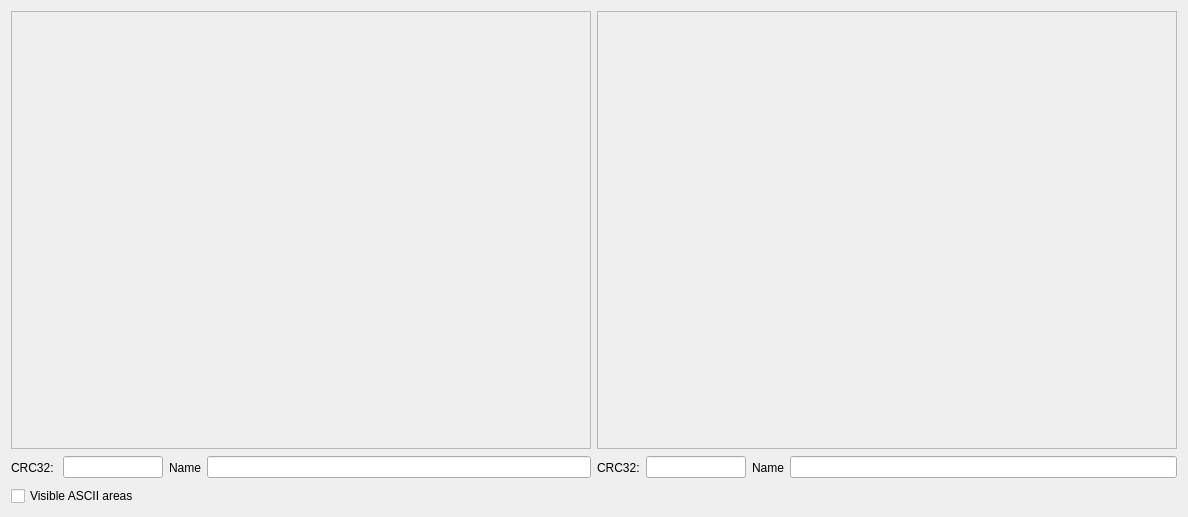
<?xml version="1.0" encoding="UTF-8"?>
<ui version="4.0">
 <class>DialogCompare</class>
 <widget class="QDialog" name="DialogCompare">
  <property name="geometry">
   <rect>
    <x>0</x>
    <y>0</y>
    <width>1188</width>
    <height>517</height>
   </rect>
  </property>
  <property name="windowTitle">
   <string>Comparing files:</string>
  </property>
  <property name="windowIcon">
   <iconset resource="res.qrc">
    <normaloff>:/img/compare64.png</normaloff>:/img/compare64.png</iconset>
  </property>
  <layout class="QGridLayout" name="gridLayout">
   <item row="0" column="0">
    <layout class="QVBoxLayout" name="verticalLayout">
     <property name="sizeConstraint">
      <enum>QLayout::SetMaximumSize</enum>
     </property>
     <item>
      <widget class="QFrame" name="frame_1">
       <property name="minimumSize">
        <size>
         <width>0</width>
         <height>350</height>
        </size>
       </property>
       <property name="frameShape">
        <enum>QFrame::StyledPanel</enum>
       </property>
       <property name="frameShadow">
        <enum>QFrame::Raised</enum>
       </property>
      </widget>
     </item>
     <item>
      <layout class="QHBoxLayout" name="horizontalLayout_2">
       <property name="sizeConstraint">
        <enum>QLayout::SetMinimumSize</enum>
       </property>
       <item>
        <widget class="QLabel" name="label_c1">
         <property name="sizePolicy">
          <sizepolicy hsizetype="Preferred" vsizetype="Minimum">
           <horstretch>0</horstretch>
           <verstretch>0</verstretch>
          </sizepolicy>
         </property>
         <property name="minimumSize">
          <size>
           <width>0</width>
           <height>25</height>
          </size>
         </property>
         <property name="maximumSize">
          <size>
           <width>16777215</width>
           <height>30</height>
          </size>
         </property>
         <property name="text">
          <string>CRC32: </string>
         </property>
        </widget>
       </item>
       <item>
        <widget class="QLineEdit" name="lineEdit_c1">
         <property name="maximumSize">
          <size>
           <width>100</width>
           <height>16777215</height>
          </size>
         </property>
         <property name="alignment">
          <set>Qt::AlignCenter</set>
         </property>
        </widget>
       </item>
       <item>
        <widget class="QLabel" name="label_n1">
         <property name="minimumSize">
          <size>
           <width>0</width>
           <height>25</height>
          </size>
         </property>
         <property name="maximumSize">
          <size>
           <width>16777215</width>
           <height>30</height>
          </size>
         </property>
         <property name="text">
          <string>Name</string>
         </property>
        </widget>
       </item>
       <item>
        <widget class="QLineEdit" name="lineEdit_n1"/>
       </item>
      </layout>
     </item>
    </layout>
   </item>
   <item row="0" column="1">
    <layout class="QVBoxLayout" name="verticalLayout_2">
     <item>
      <widget class="QFrame" name="frame_2">
       <property name="minimumSize">
        <size>
         <width>0</width>
         <height>350</height>
        </size>
       </property>
       <property name="frameShape">
        <enum>QFrame::StyledPanel</enum>
       </property>
       <property name="frameShadow">
        <enum>QFrame::Raised</enum>
       </property>
      </widget>
     </item>
     <item>
      <layout class="QHBoxLayout" name="horizontalLayout_3">
       <property name="sizeConstraint">
        <enum>QLayout::SetMinimumSize</enum>
       </property>
       <item>
        <widget class="QLabel" name="label_c2">
         <property name="sizePolicy">
          <sizepolicy hsizetype="Preferred" vsizetype="Minimum">
           <horstretch>0</horstretch>
           <verstretch>0</verstretch>
          </sizepolicy>
         </property>
         <property name="minimumSize">
          <size>
           <width>0</width>
           <height>25</height>
          </size>
         </property>
         <property name="maximumSize">
          <size>
           <width>16777215</width>
           <height>30</height>
          </size>
         </property>
         <property name="text">
          <string>CRC32:</string>
         </property>
        </widget>
       </item>
       <item>
        <widget class="QLineEdit" name="lineEdit_c2">
         <property name="maximumSize">
          <size>
           <width>100</width>
           <height>16777215</height>
          </size>
         </property>
         <property name="alignment">
          <set>Qt::AlignCenter</set>
         </property>
        </widget>
       </item>
       <item>
        <widget class="QLabel" name="label_n2">
         <property name="minimumSize">
          <size>
           <width>0</width>
           <height>25</height>
          </size>
         </property>
         <property name="maximumSize">
          <size>
           <width>16777215</width>
           <height>30</height>
          </size>
         </property>
         <property name="text">
          <string>Name</string>
         </property>
        </widget>
       </item>
       <item>
        <widget class="QLineEdit" name="lineEdit_n2"/>
       </item>
      </layout>
     </item>
    </layout>
   </item>
   <item row="1" column="0">
    <widget class="QCheckBox" name="checkBox">
     <property name="text">
      <string>Visible ASCII areas</string>
     </property>
    </widget>
   </item>
  </layout>
 </widget>
 <resources>
  <include location="res.qrc"/>
 </resources>
 <connections/>
</ui>
